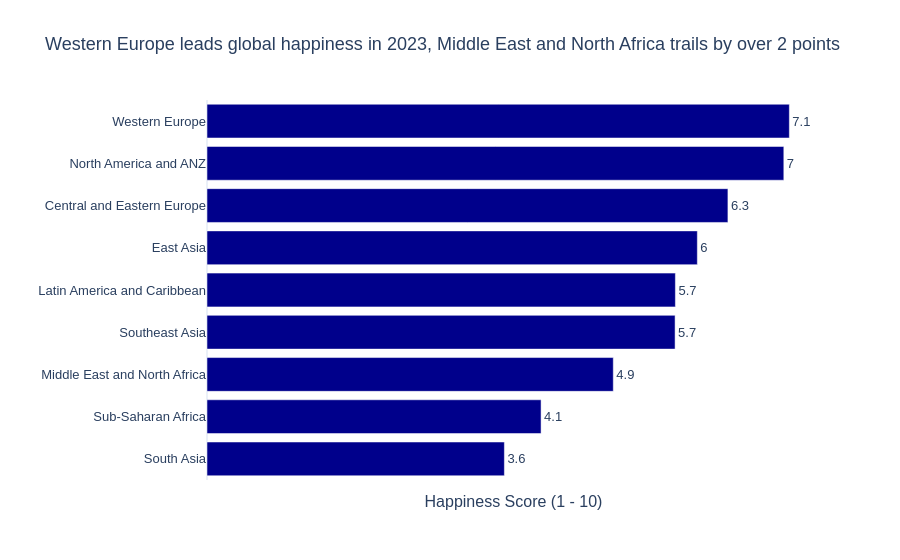

Here is the notebook cell this chart was saved with:
### Markdown cell above
---
## Task 1 — Regional Comparison Bar Chart

**Story:** Western Europe sits in a league of its own — more than 1.5 points above the nearest region. Sub-Saharan Africa and South Asia trail by over 2.5 points.

### Code cell
# prep data
region_avg = df.groupby('Region')['Happiness_Score'].mean().reset_index().sort_values('Happiness_Score')

# create a plotly express
fig = px.bar(
    data_frame=region_avg,
    x='Happiness_Score', 
    y='Region', 
    text=region_avg['Happiness_Score'].round(1), # text over or inside the bars
    title='Western Europe leads global happiness in 2023, Middle East and North Africa trails by over 2 points',
    labels={'Happiness_Score': 'Happiness Score (1 - 10)'},
    template='plotly_white',
    color_discrete_sequence=['darkblue'],
    height=500
)



# add needed customizations

fig.update_traces(
    textposition='outside' # controls where the text on the bars is positioned
)

fig.update_layout(
    xaxis=dict(showgrid=False, showticklabels=False),
    yaxis=dict(title=''),
    font=dict(family='Arial', size=13),
)




fig.show()

### Figure 1 — Plotly figure (JSON) as saved in the notebook; plotly's stock layout.template omitted (floating-point values rounded to 4 significant figures)
{"data": [{"alignmentgroup": "True", "hovertemplate": "Happiness Score (1 - 10)=%{x}<br>Region=%{y}<br>text=%{text}<extra></extra>", "legendgroup": "", "marker": {"color": "darkblue", "pattern": {"shape": ""}}, "name": "", "offsetgroup": "", "orientation": "h", "showlegend": false, "text": [3.6, 4.1, 4.9, 5.7, 5.7, 6, 6.3, 7, 7.1], "textposition": "outside", "type": "bar", "x": [3.618, 4.065, 4.943, 5.695, 5.699, 5.966, 6.338, 7.018, 7.086], "xaxis": "x", "y": ["South Asia", "Sub-Saharan Africa", "Middle East and North Africa", "Southeast Asia", "Latin America and Caribbean", "East Asia", "Central and Eastern Europe", "North America and ANZ", "Western Europe"], "yaxis": "y"}], "layout": {"autosize": true, "barmode": "relative", "font": {"family": "Arial", "size": 13}, "legend": {"tracegroupgap": 0}, "title": {"text": "Western Europe leads global happiness in 2023, Middle East and North Africa trails by over 2 points"}, "xaxis": {"anchor": "y", "autorange": true, "domain": [0, 1], "range": [0, 7.458], "showgrid": false, "showticklabels": false, "title": {"text": "Happiness Score (1 - 10)"}, "type": "linear"}, "yaxis": {"anchor": "x", "autorange": true, "domain": [0, 1], "range": [-0.5, 8.5], "title": {"text": ""}, "type": "category"}}}
